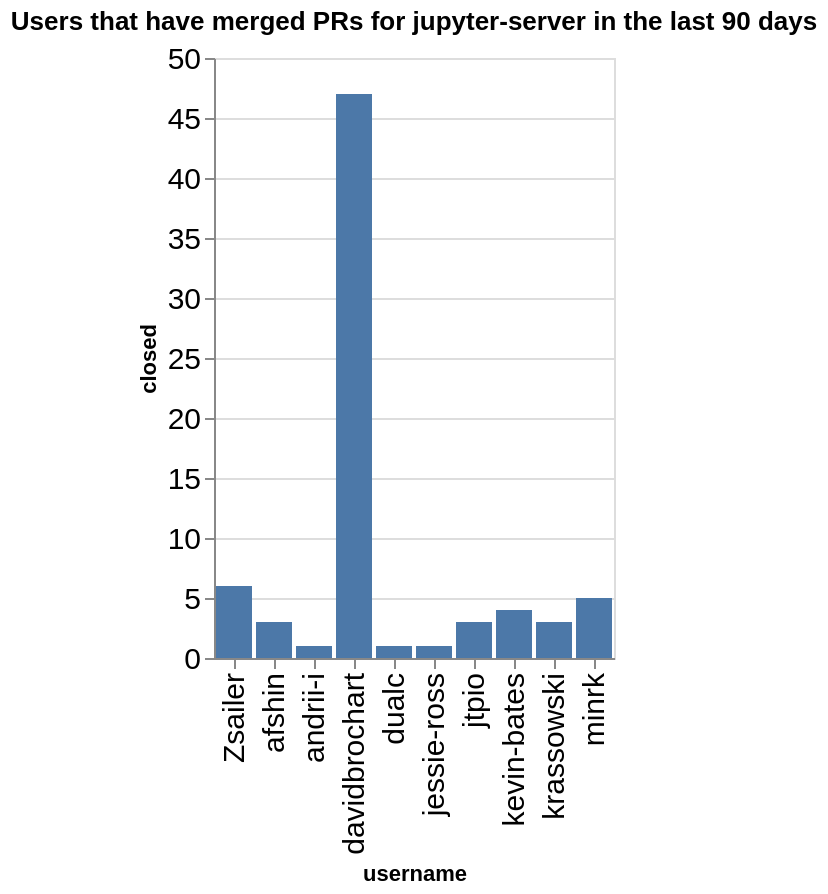

The notebook cell saved with this chart:
### Code cell
charts = []
title = f"Users that have merged PRs for {github_org} in the last {n_days} days"
ch = alt.Chart(data=closed_by_repo.replace(np.nan, 0), title=title).mark_bar().encode(
    x='username',
    y='closed',
)
ch

### Figure 1 — Vega-Lite specification as saved in the notebook (floating-point values rounded to 4 significant figures)
{"config": {"axisLeft": {"labelFontSize": 15}, "axisBottom": {"labelFontSize": 15}}, "data": {"name": "data-2008e764435d5066525eb80529a3d397"}, "mark": {"type": "bar"}, "encoding": {"x": {"field": "username", "type": "nominal"}, "y": {"field": "closed", "type": "quantitative"}}, "title": "Users that have merged PRs for jupyter-server in the last 90 days", "$schema": "https://vega.github.io/schema/vega-lite/v5.20.1.json", "datasets": {"data-2008e764435d5066525eb80529a3d397": [{"name": "fps", "username": "davidbrochart", "closed": 12}, {"name": "gateway_provisioners", "username": "kevin-bates", "closed": 4}, {"name": "jupyter-scheduler", "username": "andrii-i", "closed": 1}, {"name": "jupyter_releaser", "username": "jtpio", "closed": 3}, {"name": "jupyter_releaser", "username": "krassowski", "closed": 2}, {"name": "jupyter_server", "username": "Zsailer", "closed": 5}, {"name": "jupyter_server", "username": "afshin", "closed": 3}, {"name": "jupyter_server", "username": "dualc", "closed": 1}, {"name": "jupyter_server", "username": "jessie-ross", "closed": 1}, {"name": "jupyter_server", "username": "minrk", "closed": 3}, {"name": "jupyter_server_terminals", "username": "Zsailer", "closed": 1}, {"name": "jupyter_ydoc", "username": "davidbrochart", "closed": 11}, {"name": "jupyter_ydoc", "username": "krassowski", "closed": 1}, {"name": "jupyverse", "username": "davidbrochart", "closed": 24}, {"name": "pytest-jupyter", "username": "minrk", "closed": 2}]}}
